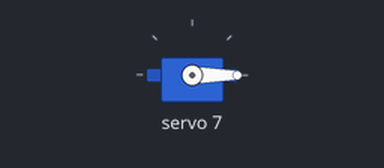
A sketch run on a simulated Arduino Uno, built with avr-gcc and run on an emulated ATmega328P. On the bench: servo. What the sketch prints to the serial monitor is not drawn.

Above: at 0.05 s.
At 1.5 s:
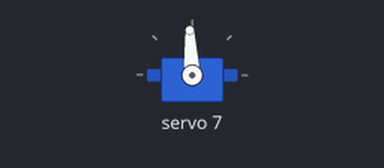
At 3.0 s:
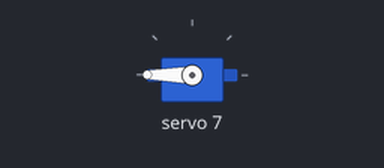
Timing chart, 0 to 6.9 s (numbered marks = the images above):
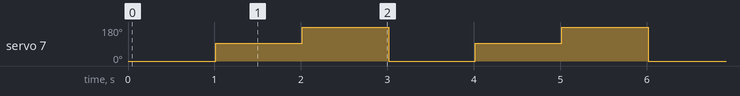

The sketch:

testing.ino
```cpp
#include <Wire.h>
#include <Adafruit_PWMServoDriver.h>

// Create PCA9685 instance
Adafruit_PWMServoDriver pwm = Adafruit_PWMServoDriver();

// PWM frequency for servos
#define PWM_FREQ 50

// Servo pulse width range (for most servos)
#define SERVO_MIN  102  // ~1 ms pulse (0 degrees)
#define SERVO_MAX  512  // ~2 ms pulse (180 degrees)


uint8_t WAIST = 7;

uint8_t HIP_JOINT_LEFT = 8;
uint8_t THIGH_LEFT = 9;
uint8_t CALV_LEFT = 10;
uint8_t ANKLE_LEFT = 11;

uint8_t HIP_JOINT_RIGHT = 12;
uint8_t THIGH_RIGHT = 13;
uint8_t CALV_RIGHT = 14;
uint8_t ANKLE_RIGHT = 15;


bool oneTime = true;

void setup() {
  Serial.begin(115200);
  Serial.println("PCA9685 Servo Sweep");

  pwm.begin();
  pwm.setPWMFreq(PWM_FREQ);
  delay(10);
}

void loop() {

// if(oneTime){
//   oneTime = false;
//   animateStandUp();
  // delay(1000);
// }

  // animateStand();
  // delay(1000);

  // animateSquad();
  // delay(1000);

  // normalizeTo90Degrees();
  // delay(1000);


    setServoAngle(WAIST, 0);
  delay(1000);
    setServoAngle(WAIST, 90);
  delay(1000);
    setServoAngle(WAIST, 180);
  delay(1000);


}

// NOT AVAILABLE ON 0 DEGREES
// HIP_JOINT_LEFT, THIGH_LEFT, CALV_RIGHT, ANKLE_LEFT,


// NOT AVAILABLE ON 180 DEGREES
// HIP_JOINT_RIGHT, THIGH_RIGHT, CALV_LEFT, ANKLE_RIGHT,

void animateStandUp(){
  Serial.println("Stand Up");
    setServoAngle(HIP_JOINT_RIGHT, 90);
    setServoAngle(HIP_JOINT_LEFT, 90);

    setServoAngle(THIGH_RIGHT, 90);
    setServoAngle(THIGH_LEFT, 90);

    setServoAngle(CALV_RIGHT, 90);
    setServoAngle(CALV_LEFT, 90);

    setServoAngle(ANKLE_RIGHT, 0);
    setServoAngle(ANKLE_LEFT, 180);


  delay(1000);

    setServoAngle(HIP_JOINT_RIGHT, 90);
    setServoAngle(HIP_JOINT_LEFT, 90);

    setServoAngle(THIGH_RIGHT, 0);
    setServoAngle(THIGH_LEFT, 180);

    setServoAngle(CALV_RIGHT, 180);
    setServoAngle(CALV_LEFT, 0);

    setServoAngle(ANKLE_RIGHT, 0);
    setServoAngle(ANKLE_LEFT, 180);

  delay(1000);


    setServoAngle(HIP_JOINT_RIGHT, 90);
    setServoAngle(HIP_JOINT_LEFT, 90);

    setServoAngle(THIGH_RIGHT, 0);
    setServoAngle(THIGH_LEFT, 180);

    setServoAngle(CALV_RIGHT, 180);
    setServoAngle(CALV_LEFT, 0);

    setServoAngle(ANKLE_RIGHT, 90);
    setServoAngle(ANKLE_LEFT, 90);

  delay(1000);

    setServoAngle(HIP_JOINT_RIGHT, 0);
    setServoAngle(HIP_JOINT_LEFT, 180);

    setServoAngle(THIGH_RIGHT, 0);
    setServoAngle(THIGH_LEFT, 180);

    setServoAngle(CALV_RIGHT, 180);
    setServoAngle(CALV_LEFT, 0);

    setServoAngle(ANKLE_RIGHT, 0);
    setServoAngle(ANKLE_LEFT, 180);
  delay(1000);

    setServoAngle(HIP_JOINT_RIGHT, 0);
    setServoAngle(HIP_JOINT_LEFT, 180);

    setServoAngle(THIGH_RIGHT, 90);
    setServoAngle(THIGH_LEFT, 90);

    setServoAngle(CALV_RIGHT, 90);
    setServoAngle(CALV_LEFT, 90);

    setServoAngle(ANKLE_RIGHT, 0);
    setServoAngle(ANKLE_LEFT, 180);
}

void animateSquad(){

  Serial.println("Squad");

    setServoAngle(HIP_JOINT_RIGHT, 0);
    setServoAngle(HIP_JOINT_LEFT, 180);

    setServoAngle(THIGH_RIGHT, 0);
    setServoAngle(THIGH_LEFT, 180);

    setServoAngle(CALV_RIGHT, 180);
    setServoAngle(CALV_LEFT, 0);

    setServoAngle(ANKLE_RIGHT, 0);
    setServoAngle(ANKLE_LEFT, 180);

}

void animateStand(){
  Serial.println("Stand");

    setServoAngle(HIP_JOINT_RIGHT, 0);
    setServoAngle(HIP_JOINT_LEFT, 180);

    setServoAngle(THIGH_RIGHT, 90);
    setServoAngle(THIGH_LEFT, 90);

    setServoAngle(CALV_RIGHT, 90);
    setServoAngle(CALV_LEFT, 90);

    setServoAngle(ANKLE_RIGHT, 0);
    setServoAngle(ANKLE_LEFT, 180);

}


void normalizeTo90Degrees(){
  Serial.println("Normalize to 90 Degrees");
  for(uint8_t i=0; i<16; i++){
    setServoAngle(i, 90);
  }
}


void setServoAngle(uint8_t channel, float angle) {
  // Map angle (0-180) to pulse (SERVOMIN-SERVOMAX)
  uint16_t pulse = map(angle, 0, 180, SERVO_MIN, SERVO_MAX);
  pwm.setPWM(channel, 0, pulse);
}
```

Measured:
- by itself, servo 7: repeats every 3.0 s: 180° 1.0 s, 0° 1.0 s, 93° 1.0 s
